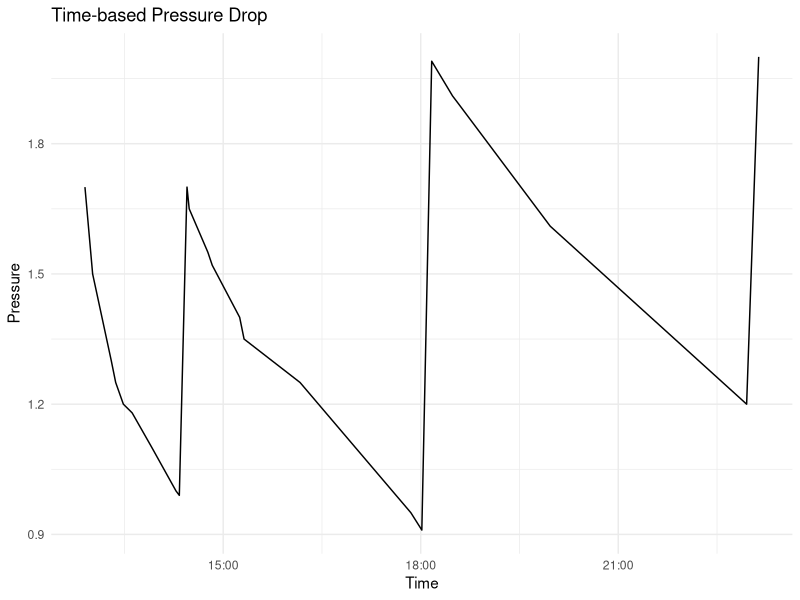

Write the R code that produced this figure.
#!/usr/bin/env Rscript
# get filename to work on
# test if there is at least one argument: if not, return an error
if (interactive()) {
  interactive <- interactive()
  #probably running on my laptop so set these manually for testing through gui (rstudio)
  filename <- "normalDist.svg"
  setwd("/Users/seandonnellan/Documents/Github/donnels/r/data")
} else {
  #probably running in a docker or similar
  args <- commandArgs(trailingOnly = TRUE)
  if (length(args)==0) {
    stop("At least one argument must be supplied (input file)", call.=FALSE)
  } else {
    filename <- args[1]
  }
}

#Load Libraries
libs = c("ggplot2")
for (i in libs){
  if( !is.element(i, .packages(all.available = TRUE)) ) {
    install.packages(i)
  }
  library(i,character.only = TRUE)
}


# Create a data frame from the given time and pressure readings
data <- data.frame(
  time = c("12:54", "13:01", "13:18", "13:22", "13:29", "13:37", "13:55", "14:17", "14:20", "14:27", "14:29", "14:46", "14:50", "15:15", "15:19", "16:10", "17:51", "18:01", "18:10", "18:29", "18:35", "19:58", "22:57", "23:08"),
  pressure = c(1.7, 1.5, 1.3, 1.25, 1.2, 1.18, 1.1, 1.0, 0.99, 1.7, 1.65, 1.55, 1.52, 1.4, 1.35, 1.25, 0.95, 0.91, 1.99, 1.91, 1.89, 1.61, 1.2, 2)
)

# Convert time column to POSIXct format
data$time <- as.POSIXct(data$time, format = "%H:%M")
  

# Plot the time-based pressure drop
p <- ggplot(data, aes(x = time, y = pressure)) +
  geom_line() +
  labs(title = "Time-based Pressure Drop",
       x = "Time",
       y = "Pressure") +
  theme_minimal()

# Save the plot as an SVG file
ggsave(filename, plot = p, device = "svg")